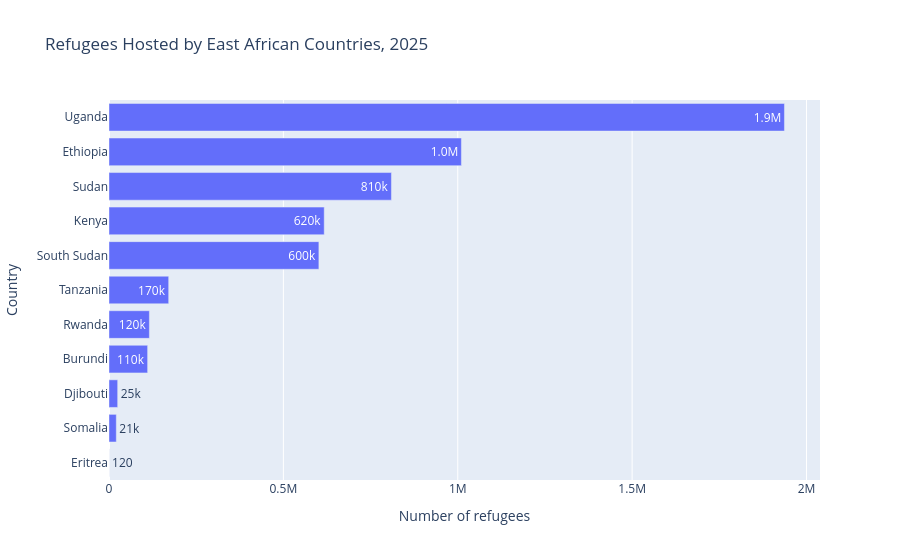

The notebook cell saved with this chart:
### Markdown cell above
## **4. Ranking East African host countries**

**Objective:** Identify which East African countries host the most refugees in the most recent year with a full-year count.

**Method:** Filter the regional table to a single year, sort by number of refugees, and plot a horizontal bar chart.

**Notes:**
- 2025 is used as the reference year because 2026 may be a partial-year count (to be verified against UNHCR's documentation).
- Raw counts do not account for country size; a population-adjusted comparison follows in a later section.
- Sudan's figures before 2011 include the territory that became South Sudan.

### Code cell
# Clean up a long country name
region["coa_name"] = region["coa_name"].replace(
    {"United Rep. of Tanzania": "Tanzania"}
)

# Choose the reference year (change this one value to compare other years)
ref_year = 2025

ranking = (
    region[region["year"] == ref_year]
    .sort_values("refugees", ascending=True)   # ascending so the largest bar ends up on top
)

fig = px.bar(
    ranking,
    x="refugees",
    y="coa_name",
    orientation="h",
    title=f"Refugees Hosted by East African Countries, {ref_year}",
    labels={"refugees": "Number of refugees", "coa_name": "Country"},
    text_auto=".2s",
)
fig.show()

### Figure 1 — Plotly figure (JSON) as saved in the notebook; plotly's stock layout.template omitted (floating-point values rounded to 4 significant figures)
{"data": [{"hovertemplate": "Number of refugees=%{x}<br>Country=%{y}<extra></extra>", "legendgroup": "", "marker": {"color": "#636efa", "pattern": {"shape": ""}}, "name": "", "orientation": "h", "showlegend": false, "textposition": "auto", "texttemplate": "%{x:.2s}", "type": "bar", "x": [119, 20967, 24899, 110800, 115794, 171142, 601818, 617125, 809816, 1010466, 1936719], "xaxis": "x", "y": ["Eritrea", "Somalia", "Djibouti", "Burundi", "Rwanda", "Tanzania", "South Sudan", "Kenya", "Sudan", "Ethiopia", "Uganda"], "yaxis": "y"}], "layout": {"barmode": "relative", "legend": {"tracegroupgap": 0}, "title": {"text": "Refugees Hosted by East African Countries, 2025"}, "xaxis": {"anchor": "y", "domain": [0, 1], "title": {"text": "Number of refugees"}}, "yaxis": {"anchor": "x", "domain": [0, 1], "title": {"text": "Country"}}}}
